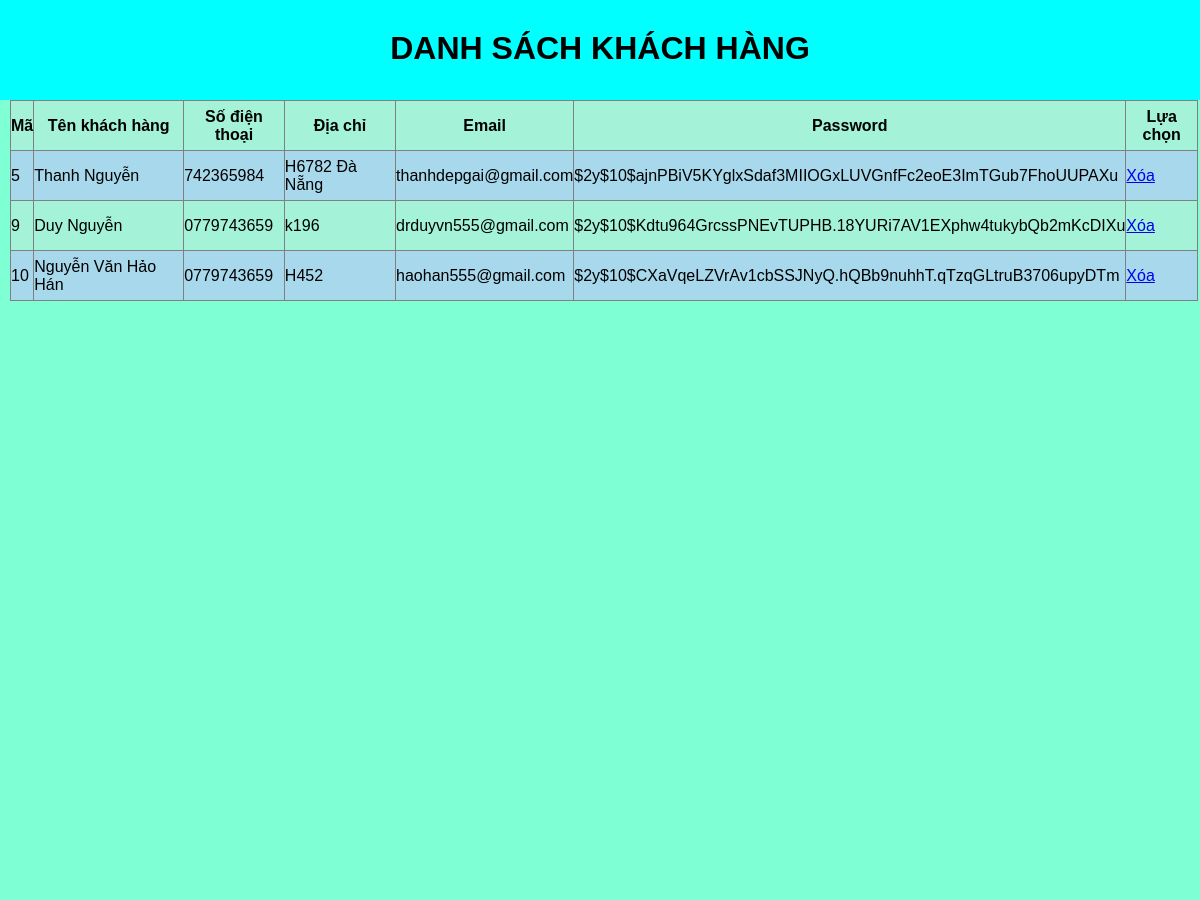
The app's page /admin/customer/list.php with its own data.
### tables this page shows
CREATE TABLE `khachhang` (
  `id` int(11) NOT NULL,
  `tenKh` varchar(100) DEFAULT NULL,
  `sdt` char(11) DEFAULT NULL,
  `diaChi` varchar(100) DEFAULT NULL,
  `email` varchar(100) DEFAULT NULL,
  `password` char(255) DEFAULT NULL
);

### admin/customer/list.php (the view, shortened to what this page needs)
<!DOCTYPE html>
<html lang="en">
<head>
    <link rel="stylesheet" href="./style/list.css">
</head>
<body>
<header>
        <h1>DANH SÁCH KHÁCH HÀNG</h1>
    </header>
<?php
    require_once("../../sql/connect.php");
    $sql = "select * from khachhang";
    $result = mysqli_query($connect, $sql);
?>
    <div class = "container">
        <table border="1" style="border-collapse: collapse;">
            <tr>
                <th>Mã</th>
                <th>Tên khách hàng</th>
                <th>Số điện thoại</th>
                <th>Địa chỉ</th>
                <th>Email</th>
                <th>Password</th>
                <th>Lựa chọn</th>
            </tr>
        <?php
            while($row = mysqli_fetch_assoc($result))
            {
        ?>
            <tr>
                <td><?php echo $row["id"]; ?></td>
                <td><?php echo $row["tenKh"]; ?></td>
                <td><?php echo $row["sdt"]; ?></td>
                <td><?php echo $row["diaChi"]; ?></td>
                <td><?php echo $row["email"]; ?></td>
                <td><?php echo $row["password"]; ?></td>
                <td><a href="delete.php?key=<?php echo $row['id']; ?>"
                    onclick="return confirm('Bạn có đồng ý xóa không?')">Xóa</a></td>
            </tr>
        <?php
            }
        ?>
        </table>
    </div>
</body>
</html>

### admin/customer/style/list.css (style rules this page uses)
* { margin: 0; padding: 0; box-sizing: border-box; font-family: Arial, Helvetica, sans-serif; }
header { height: 100px; text-align: center; padding-top: 30px; background-color: aqua; }
.container { height: 100vh; background-color: aquamarine; }
table { width: 99%; margin-left: 10px; margin-right: 10px; }
th, td { width: auto; }
tr:nth-child(even) { height: 50px; background-color: rgb(168, 216, 236); }
tr:nth-child(odd) { height: 50px; background-color: rgb(164, 243, 216); }

### records on screen
khachhang: id "5", tenKh "Thanh Nguyễn", sdt "742365984", diaChi "H6782 Đà Nẵng", email "thanhdepgai@gmail.com", password "$2y$10$ajnPBiV5KYglxSdaf3MIIOGxLUVGnfFc2eoE3ImTGub7FhoUUPAXu"
khachhang: id "9", tenKh "Duy Nguyễn", sdt "0779743659", diaChi "k196", email "drduyvn555@gmail.com", password "$2y$10$Kdtu964GrcssPNEvTUPHB.18YURi7AV1EXphw4tukybQb2mKcDIXu"
khachhang: id "10", tenKh "Nguyễn Văn Hảo Hán", sdt "0779743659", diaChi "H452", email "haohan555@gmail.com", password "$2y$10$CXaVqeLZVrAv1cbSSJNyQ.hQBb9nuhhT.qTzqGLtruB3706upyDTm"
